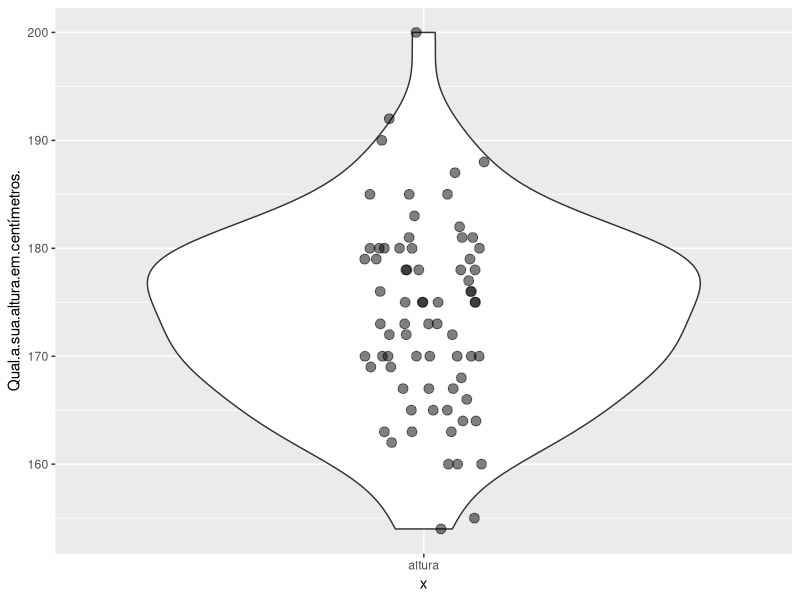

Write R code to recreate this figure. (Note: this script raises an error after producing the figure.)
require(ggplot2)
require(dplyr)

dados <- read.csv("dados//Dados de alunos para as aulas de FPCC-report.csv")

dados <- filter(dados, complete.cases(dados))
str(dados)

ggplot(dados, aes(x = "altura", y = Qual.a.sua.altura.em.centímetros.)) + 
  geom_violin() + 
  geom_point(position = position_jitter(width = 0.1, height = 0), size = 3, alpha = 0.5)

ggplot(dados, aes(x = De.que.curso.você.é.aluno.)) + 
         geom_histogram()

ggplot(dados, aes(x = Você.é...)) + 
  geom_histogram()

ggplot(dados, aes (y = Em.quantos.repositórios.de.software.você.lembra.ter.contribuído.nos.últimos.2.anos., 
                   x = Em.quantas.linguagens.de.programação.você.se.considera.fluente.)) + 
  geom_point(size = 2, alpha = 0.6)



ggplot(dados, aes(x = De.que.curso.você.é.aluno., y = Qual.a.sua.altura.em.centímetros.)) + 
  #geom_boxplot(alpha = 0.2) +
  geom_violin() + 
  geom_point(position = position_jitter(width = 0.07), size = 4, alpha = 0.5)

require(gmodels)
CrossTable(dados$Você.é..., dados$De.que.curso.você.é.aluno., prop.chisq = FALSE)

ggplot(dados, aes(x = Qual.a.sua.altura.em.centímetros.)) + 
  geom_density() + 
  geom_rug(alpha = 0.8) + 
  geom_vline(xintercept = mean(dados$Qual.a.sua.altura.em.centímetros.), color = "Blue") + 
  geom_vline(xintercept = median(dados$Qual.a.sua.altura.em.centímetros.), color = "Darkorange") + 
  theme_bw()

ggplot(dados, aes(x = Em.quantos.repositórios.de.software.você.lembra.ter.contribuído.nos.últimos.2.anos.)) + 
  geom_bar(binwidth = 1) + 
  geom_vline(xintercept = mean(dados$Em.quantos.repositórios.de.software.você.lembra.ter.contribuído.nos.últimos.2.anos.), color = "Blue") + 
  geom_vline(xintercept = median(dados$Em.quantos.repositórios.de.software.você.lembra.ter.contribuído.nos.últimos.2.anos.), color = "Darkorange") + 
  theme_bw()
